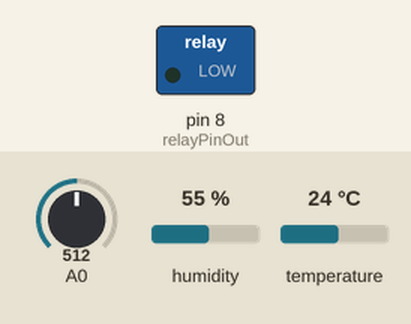
Recording of a sketch running on a simulated Arduino Uno, built with avr-gcc and run on an emulated ATmega328P. On the bench: switched loads named in the sketch (green lamp = pin HIGH). The test bench sets the inputs (shaded band); at power-on: A0 = 512, humidity 55 %, temperature 24 °C. What the sketch prints to the serial monitor is not drawn.

Above: at 1.1 s.
At 9.1 s:
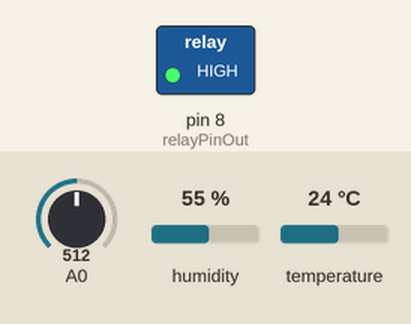
Timing chart, 0 to 10.6 s (numbered marks = the images above):
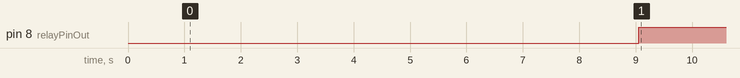

Measured:
- by itself, pin 8 (relayPinOut): LOW → HIGH at 9.1 s

The sketch:

sketch_apr21a.ino
```cpp
#include "DHT.h"
#include <SPI.h>
#include <SoftwareSerial.h>
#include <ArduinoJson.h>

//pin output dht11
const int dht11PinOut = 2;

//déclaration dht11
DHT dht(dht11PinOut, DHT11);

//nombre pour le co2 max
const float co2LevelTrigger = 90;
//nombre pour l'humidité max
const float humidityLevelTrigger = 30;
//nombre pour la température max
const float tempLevelTrigger = 25;

//pin output relay
const int relayPinOut = 8;

//slave pin
SoftwareSerial nodeMcu(5, 6);

void setup() {
  Serial.println("-----Start------");
  //lance dht11
  dht.begin();

  //baud rate comm du arduino
  Serial.begin(9600);

  //init  espserial
  nodeMcu.begin(9600);
  delay(1000);

  //relay indique output
  pinMode(relayPinOut,OUTPUT);
}

// 1 : Envoi en premier humidité
// 2 : Envoi en deuxième température
// 3 : Envoi en troisième c02 niveau

void loop() {
  float hLevel = getHumidity();
  float tLevel = getTemperature();
  delay(1000);

  float co2Level = getCo2Level();
  delay(1000);
  Serial.println("");

  //pour le relay
  /*Serial.println("on");
  digitalWrite(8, HIGH);
  delay(3000);
  Serial.println("off");
  digitalWrite(8, LOW);
  delay(3000);*/

  //fermer le plancher chauffant
  if(co2Level > co2LevelTrigger || hLevel > humidityLevelTrigger){
    //on
    digitalWrite(relayPinOut, HIGH);
  }else{
    //off
    digitalWrite(relayPinOut, LOW);
  }

  //partir le système de ventilation
  if(tLevel > tempLevelTrigger){
    //on
    //digitalWrite(relayPinOut, HIGH);
  }else{
    //off
    //digitalWrite(relayPinOut, LOW);
  }
  delay(3000);
}

float getCo2Level(){
  float co2Level = analogRead(A0);
  //Serial.println("co2 level : "+String(co2Level));
  //envoi au mcu
  sendDataToNodeMcu("co2Level",co2Level);
  return co2Level;
}

float getHumidity(){
  float h = dht.readHumidity();
  //Serial.println("humidity : "+String(h));
  //envoi au mcu
  sendDataToNodeMcu("humidity",h);
  return h;
}

float getTemperature(){
  float t = dht.readTemperature();
  //Serial.println("temperature : "+String(t));
  //envoi au mcu
  sendDataToNodeMcu("temperature",t);
  return t;
}

//envoi data nodemcu
void sendDataToNodeMcu(String type, float value){

  delay(2000);
  JsonDocument doc;
  //JsonObject& data = doc.createObject();
  String v = String(type+" - ")+String(value);
  doc["test"] = v;

  //send
  serializeJson(doc, Serial);
}
```
